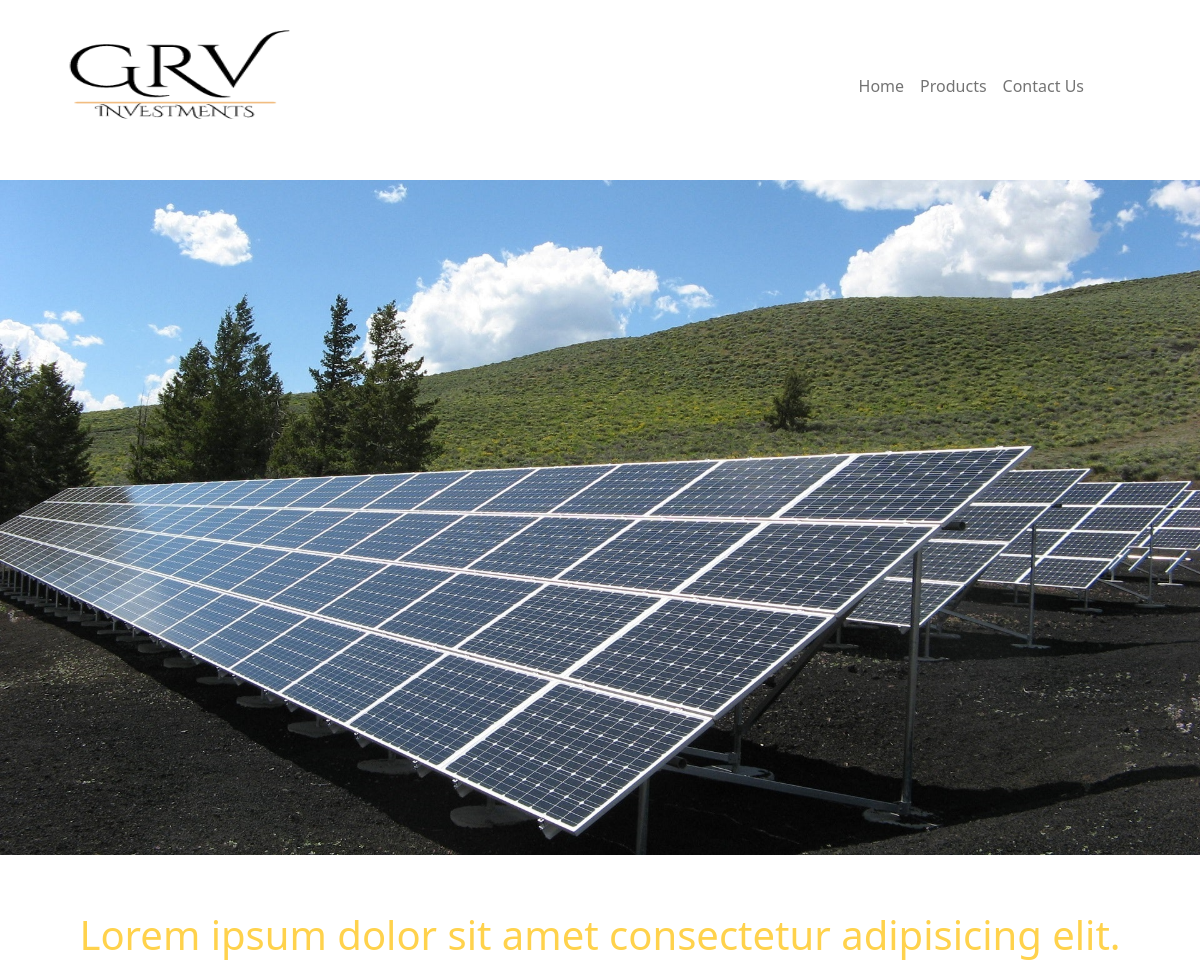
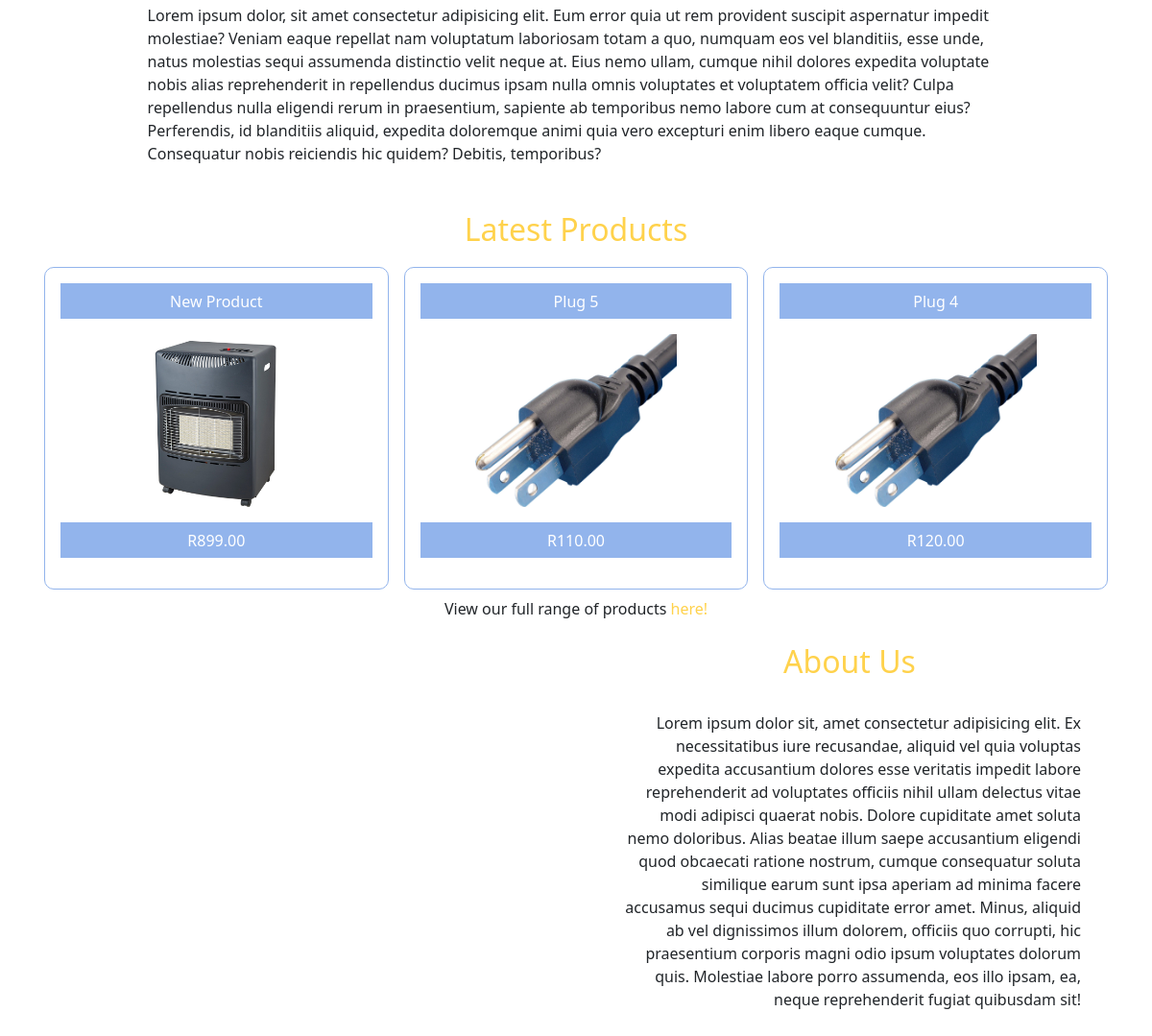
The page / on the database its author committed (2 pictures, top to bottom).
### vish_app/models.py (models this page shows, shortened)
class Products(models.Model):
    product_title = models.CharField(max_length=50)
    product_description = models.TextField()
    product_price = models.CharField(max_length=10)
    product_image = models.ImageField()
    date = models.DateTimeField(default=timezone.now)

### vish_app/views.py (the view)
# urls.py: path('', HomePageView.as_view(), name='home-page'),
class HomePageView(TemplateView):
    template_name = 'vish_app/home-page.html'
    model = Products
    def get_context_data(self, **kwargs):
        context = super(HomePageView, self).get_context_data(**kwargs)
        context['products'] = Products.objects.order_by('-date')[:3]
        return context

### vish_app/templates/vish_app/home-page.html (shortened to what this page needs)
{% extends 'vish_app/base.html' %}
{% load static %}
{% block body %}
<div class="homePageFull">
    <img src="{% static 'vish_app/pexels-pixabay-159397.jpg' %}" alt="" width="100%" class="mt-5">
    <div class="container col-auto my-5">
        <h1 class="mt-2 p-2 text-center">Lorem ipsum dolor sit amet consectetur adipisicing elit.</h1>
        <p id="homePageText">Lorem ipsum dolor, sit amet consectetur adipisicing elit. Eum error quia ut rem provident suscipit aspernatur impedit molestiae? Veniam eaque repellat nam voluptatum laboriosam totam a quo, numquam eos vel blanditiis, esse unde, natus molestias sequi assumenda distinctio velit neque at. Eius nemo ullam, cumque nihil dolores expedita voluptate nobis alias reprehenderit in repellendus ducimus ipsam nulla omnis voluptates et voluptatem officia velit? Culpa repellendus nulla eligendi rerum in praesentium, sapiente ab temporibus nemo labore cum at consequuntur eius? Perferendis, id blanditiis aliquid, expedita doloremque animi quia vero excepturi enim libero eaque cumque. Consequatur nobis reiciendis hic quidem? Debitis, temporibus?</p>
    </div>
    <div class="container text-center">
        <h2 class="mb-1">Latest Products</h2>
        <div class="row p-2">
                {% if products %}
                    {% for product in products %}
                        <div class="col-sm p-3 m-lg-2 mt-sm-1" id="homePageProducts">
                            <p id="productDetailTitle">{{ product.product_title }}</p>
                            <img src="{{ product.product_image.url }}" alt="" width="210" height="180">
                            <p class="mt-3" id="productPrice">R{{ product.product_price }}</p>
                        </div>
                    {% endfor %}
                {% endif %}
                <p>View our full range of products <a href="{% url 'products-list' %}">here!</a></p>
        </div>
    </div>
    <div class="container">
        <div class="row">
            <div class="col-sm mb-lg-5">
            </div>
            <div class="col-sm text-center">
                <h2>About Us</h2>
                <p class="text-end m-3 p-3">Lorem ipsum dolor sit, amet consectetur adipisicing elit. Ex necessitatibus iure recusandae, aliquid vel quia voluptas expedita accusantium dolores esse veritatis impedit labore reprehenderit ad voluptates officiis nihil ullam delectus vitae modi adipisci quaerat nobis. Dolore cupiditate amet soluta nemo doloribus. Alias beatae illum saepe accusantium eligendi quod obcaecati ratione nostrum, cumque consequatur soluta similique earum sunt ipsa aperiam ad minima facere accusamus sequi ducimus cupiditate error amet. Minus, aliquid ab vel dignissimos illum dolorem, officiis quo corrupti, hic praesentium corporis magni odio ipsum voluptates dolorum quis. Molestiae labore porro assumenda, eos illo ipsam, ea, neque reprehenderit fugiat quibusdam sit!</p>
            </div>
        </div>
    </div>
</div>
{% endblock body %}

### vish_app/static/vish_app/style.css (style rules this page uses)
:root { --blue: #92B4EC; --white: #FFFFFF; --yellow: #FFE69A; --gold: #FFD24C }
a { text-decoration: none; }
#homePageProducts { border: var(--blue) solid 1px; border-radius: 10px; }
#productLink, #productLink a, #productPrice, #productDetailTitle { background-color: var(--blue); color: var(--white); text-decoration: none; padding: 2%; }
#homePageText { margin-left: 10%; margin-right: 10%; }
h1, h2, h3, h4, a { color: var(--gold); }
.homePageFull { animation-name: homePageAnimation; animation-duration: 1s; animation-timing-function: ease-out; }

### rows shown on the page
Products: product_title "New Product", product_image (picture), product_price "899.00"
Products: product_title "Plug 5", product_image (picture), product_price "110.00"
Products: product_title "Plug 4", product_image (picture), product_price "120.00"
